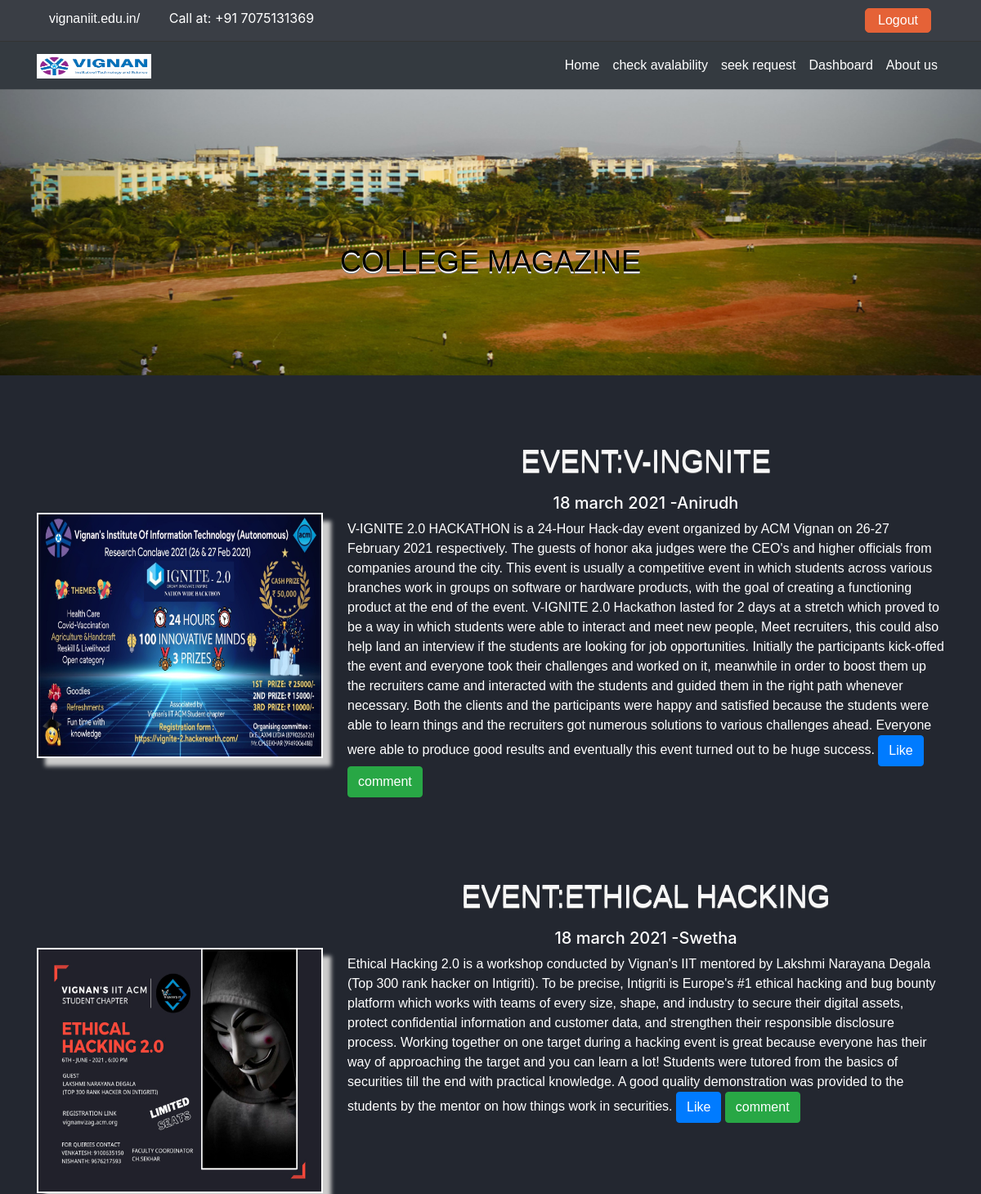
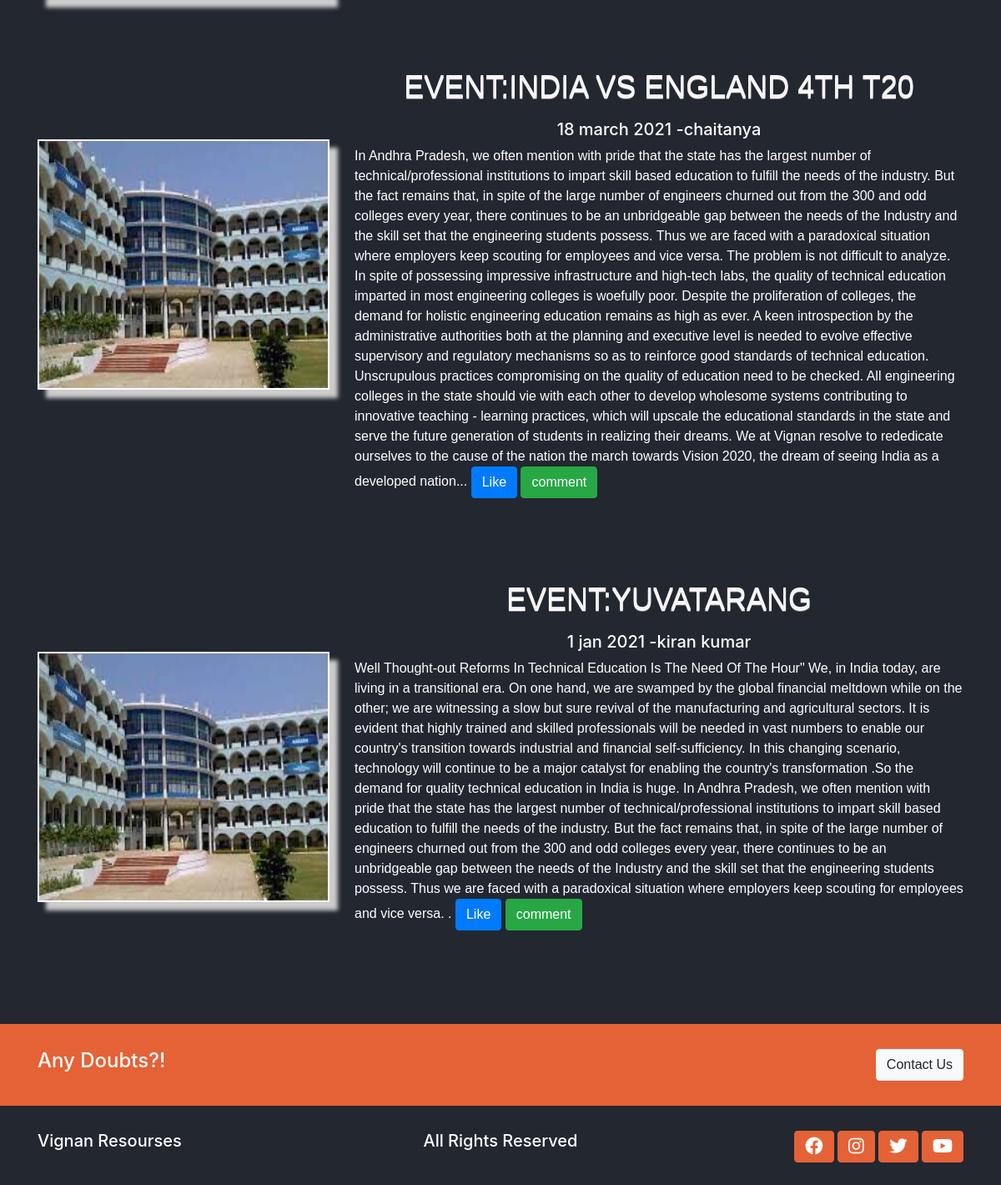
The page / (signed in) on the database its author committed (2 pictures, top to bottom).
### webapp/models.py (models this page shows, shortened)
class magazine(models.Model):
    heading=models.CharField(max_length=255)
    date=models.CharField(max_length=255)
    name=models.CharField(max_length=255)
    photo=models.ImageField(upload_to='media/magazine/')
    likes=models.ManyToManyField(User,related_name='likes',blank=True)
    description=models.TextField()
    createddate=models.DateTimeField(default=datetime.now,blank=True)

### webapp/views.py (the view)
# urls.py: path('',views.home,name="home"),
def home(request):
    mag=magazine.objects.order_by('-createddate')
    data={
        'magz':mag,
    }
    return render(request,'webpages/home.html',data)

### templates/webpages/home.html
{% extends 'webpages/base.html'%}
{% load static %}
{% block content %}
{% include 'includes/main.html' %}
{% endblock %}

### templates/includes/main.html (shortened to what this page needs)
{% load static %}
{% block content %}
  <main class="contact-us">
    <div class="banner">
      <img src="{% static './assets/images/slide5.jpg' %}" alt="" class="img-fluid w-100">
      <h1 class="text-center" id="heading" style="color: black;">
        College Magazine
      </h1>
    </div>
    <section class="container mt-5 mb-5">
      <div id="pot">
      </div>
    {% for b in magz %}
      <div class="row mt-5"  id="ab">
        <div class="col-md-4">
         <a href="{% url 'details' b.id %}"> <img src="{{ b.photo.url }}" alt="" class="img-fluid" ></a>
        </div>
        <div class="col-md-8 animate__animated animate__fadeInRight">
          <h2 class="text-center" id="a">EVENT:{{ b.heading }}</h2>
          <h5 class="text-center">{{ b.date }} {{b.name}}</h5>
          <p>
          {{ b.description }}
          <a href="{%  url 'details' b.id  %}"><input type="submit" value="Like" class="btn btn-primary"></a>
          <a href="{%  url 'details' b.id  %}"><input type="submit" value="comment" class="btn btn-success"></a>
          </p>
        </div>
      </div>
      {% endfor %}
    </section>
  </main>
{% endblock %}

### static/css/base.css (style rules this page uses)
:root { --primary: #232730; --secondary: #3a3e45; --white: #888787; --accent: #e56237; }
body { background-color: var(--primary); color: #fff; }
a { color: #fff; }
h2, h3 { color: var(--accent); }
main { overflow: hidden; }

### static/css/utils.css (style rules this page uses)
.banner { position: relative; }
.banner img { height: 350px; width: 100%; }
.banner h1 { position: absolute; top: 50%; left: 50%; transform: translate(-50%, -50%); }

### templates/includes/navbar.html (style rules this page uses)
a { font-family: sans-serif; }

### templates/includes/main.html (style rules this page uses)
#heading { margin: 1em 0 0.5em 0; color: whitesmoke; font-weight: normal; font-family: 'Ultra', sans-serif; font-size: 36px; line-height: 42px; text-transform: uppercase; text-shadow: 0 2px white, 0 3px #777; }
#pot { bottom: 15%; position: absolute; -webkit-animation: linear infinite; -webkit-animation-name: run; -webkit-animation-duration: 5s; }
#ab img { height: 300px; margin-top: 120px; border:2px solid #fff; background: url(img/tiger.png) no-repeat; box-shadow: 10px 10px 5px #ccc; -moz-box-shadow: 10px 10px 5px #ccc; -webkit-box-shadow: 10px 10px 5px #ccc; -khtml-box-shadow: 10px 10px 5px #ccc; }
#a { margin: 1em 0 0.5em 0; color: whitesmoke; font-weight: normal; font-family: 'Ultra', sans-serif; font-size: 36px; line-height: 42px; text-transform: uppercase; text-shadow: 0 2px white, 0 3px #777; }
p { font-family: sans-serif; }
.banner img { backdrop-filter: blur(3px); }

### rows shown on the page
magazine: photo (picture), heading "V-INGNITE", date "18 march 2021", name "-Anirudh", description "V-IGNITE 2.0 HACKATHON is a 24-Hour Hack-day event organized by ACM Vignan on 26-27 February 2021 respectively. The guests of honor aka judges were the CEO's and higher officials from companies around the city. This event is usually a competitive event in which students across various branches work in groups on software or hardware products, with the goal of creating a functioning product at the end of the event. V-IGNITE 2.0 Hackathon lasted for 2 days at a stretch which proved to be a way in which students were able to interact and meet new people, Meet recruiters, this could also help land an interview if the students are looking for job opportunities. Initially the participants…"
magazine: photo (picture), heading "ETHICAL HACKING", date "18 march 2021", name "-Swetha", description "Ethical Hacking 2.0 is a workshop conducted by Vignan's IIT mentored by Lakshmi Narayana Degala (Top 300 rank hacker on Intigriti). To be precise, Intigriti is Europe's #1 ethical hacking and bug bounty platform which works with teams of every size, shape, and industry to secure their digital assets, protect confidential information and customer data, and strengthen their responsible disclosure process. Working together on one target during a hacking event is great because everyone has their way of approaching the target and you can learn a lot! Students were tutored from the basics of securities till the end with practical knowledge. A good quality demonstration was provided to the…"
magazine: photo (picture), heading "INDIA VS ENGLAND 4TH T20", date "18 march 2021", name "-chaitanya", description "In Andhra Pradesh, we often mention with pride that the state has the largest number of technical/professional institutions to impart skill based education to fulfill the needs of the industry. But the fact remains that, in spite of the large number of engineers churned out from the 300 and odd colleges every year, there continues to be an unbridgeable gap between the needs of the Industry and the skill set that the engineering students possess. Thus we are faced with a paradoxical situation where employers keep scouting for employees and vice versa. The problem is not difficult to analyze. In spite of possessing impressive infrastructure and high-tech labs, the quality of technical…"
magazine: photo (picture), heading "YUVATARANG", date "1 jan 2021", name "-kiran kumar", description "Well Thought-out Reforms In Technical Education Is The Need Of The Hour\" We, in India today, are living in a transitional era. On one hand, we are swamped by the global financial meltdown while on the other; we are witnessing a slow but sure revival of the manufacturing and agricultural sectors. It is evident that highly trained and skilled professionals will be needed in vast numbers to enable our country's transition towards industrial and financial self-sufficiency. In this changing scenario, technology will continue to be a major catalyst for enabling the country's transformation .So the demand for quality technical education in India is huge. In Andhra Pradesh, we often mention with…"
